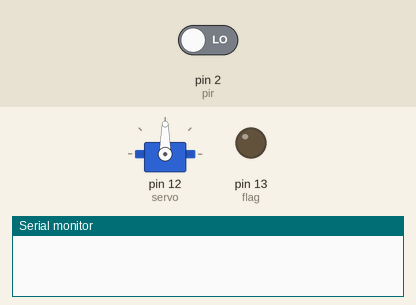
Bench run of a sketch on a simulated Arduino Uno, built with avr-gcc and run on an emulated ATmega328P. On the bench: servo, output pins drawn as LEDs (lit = HIGH), the last lines printed to the serial monitor. Inputs (shaded band) come from the test bench; at power-on: pin 2 (pir) LOW.

Above: at 0.1 s.
At 2.1 s:
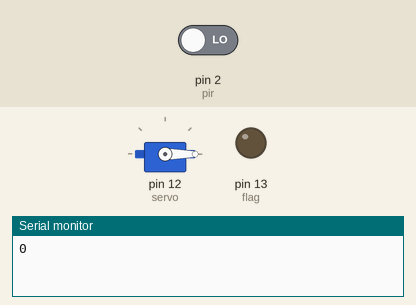
Timing chart, 0 to 3.6 s (numbered marks = the images above):
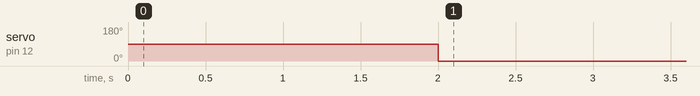

Measured:
- by itself, servo on pin 12 (servo): 90° → 0° at 2.0 s

The sketch:

pirSensor.ino
```cpp
#include <Servo.h>

#define flag   13
#define servo  12
#define pir     2


void readSensor();

unsigned long sensorIn = 0;

Servo actuator;

void setup()
{
   pinMode(servo, OUTPUT);
   pinMode(flag,  OUTPUT);
   pinMode(pir, INPUT);

   Serial.begin(9600);

   actuator.attach(12);

   actuator.write(90);

}

void loop()
{
   readSensor();

   if(sensorIn > 1E6 && sensorIn < 3E6)
   {
     digitalWrite(flag,HIGH);
     actuator.write(180);
   }
   else
   {
     digitalWrite(flag,LOW);
     actuator.write(0);
   }
// delay(100);
}

void readSensor()
{

   sensorIn = pulseIn(pir, HIGH);
   Serial.println(sensorIn);
   delay(1000);
}
```
